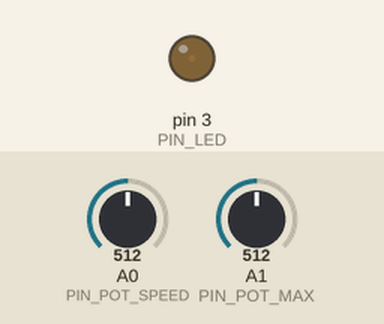
The sketch below on a simulated Arduino Uno, built with avr-gcc and run on an emulated ATmega328P. Parts: output pins drawn as LEDs (lit = HIGH). Dashed ring = blinking. Inputs (shaded band) come from the test bench; at power-on: A0 (PIN_POT_SPEED) = 512, A1 (PIN_POT_MAX) = 512. What the sketch prints to the serial monitor is not drawn.

Above: at 1.2 s.
1.3 s: A0 (PIN_POT_SPEED) set to 122
4.3 s: A0 (PIN_POT_SPEED) set to 0
7.3 s: A1 (PIN_POT_MAX) set to 122
At 7.48 s:
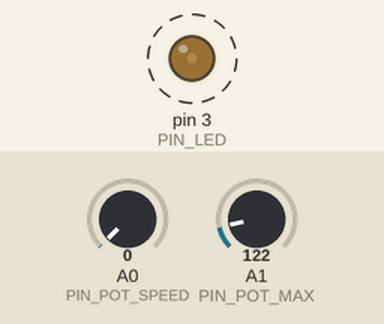
10.3 s: A1 (PIN_POT_MAX) set to 306
At 12.94 s:
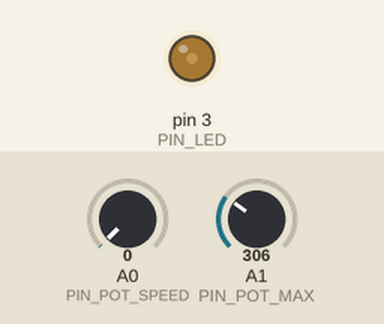
13.3 s: A1 (PIN_POT_MAX) set to 0
Timing chart, 0 to 17.3 s (numbered marks = the images above; inputs shaded):
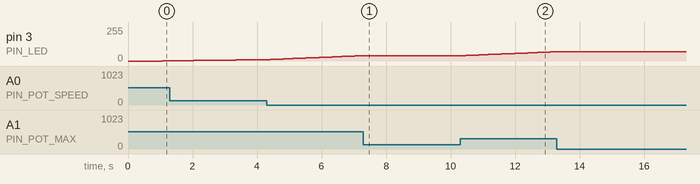

Measured:
- by itself, pin 3 (PIN_LED): alternates 71/255 for 0.10 s and 70/255 for 0.10 s

The sketch:

4-led-speed.ino
```cpp
const byte PIN_LED = 3;
unsigned long timer_led = 0;
byte value_led = 0;
bool direction_led = true;

const byte PIN_POT_SPEED = A0;
const byte PIN_POT_MAX = A1;

void setup() {
    pinMode(PIN_LED, OUTPUT);
    pinMode(PIN_POT_SPEED, INPUT);
    pinMode(PIN_POT_MAX, INPUT);

    Serial.begin(9600);
}

void loop() {
    int status_pot_speed = analogRead(PIN_POT_SPEED);
    int status_pot_max = analogRead(PIN_POT_MAX);

    int speed_led = map(status_pot_speed, 0, 1023, 100, 2000);
    int max_led = map(status_pot_max, 0, 1023, 0, 255);

    if (millis() - timer_led >= speed_led) {
        value_led += direction_led ? 1 : -1;

        if (value_led >= max_led || value_led <= 0) direction_led = !direction_led;

        timer_led = millis();
    }

    Serial.print(value_led);
    Serial.print("\n");

    analogWrite(PIN_LED, value_led);
}
```
